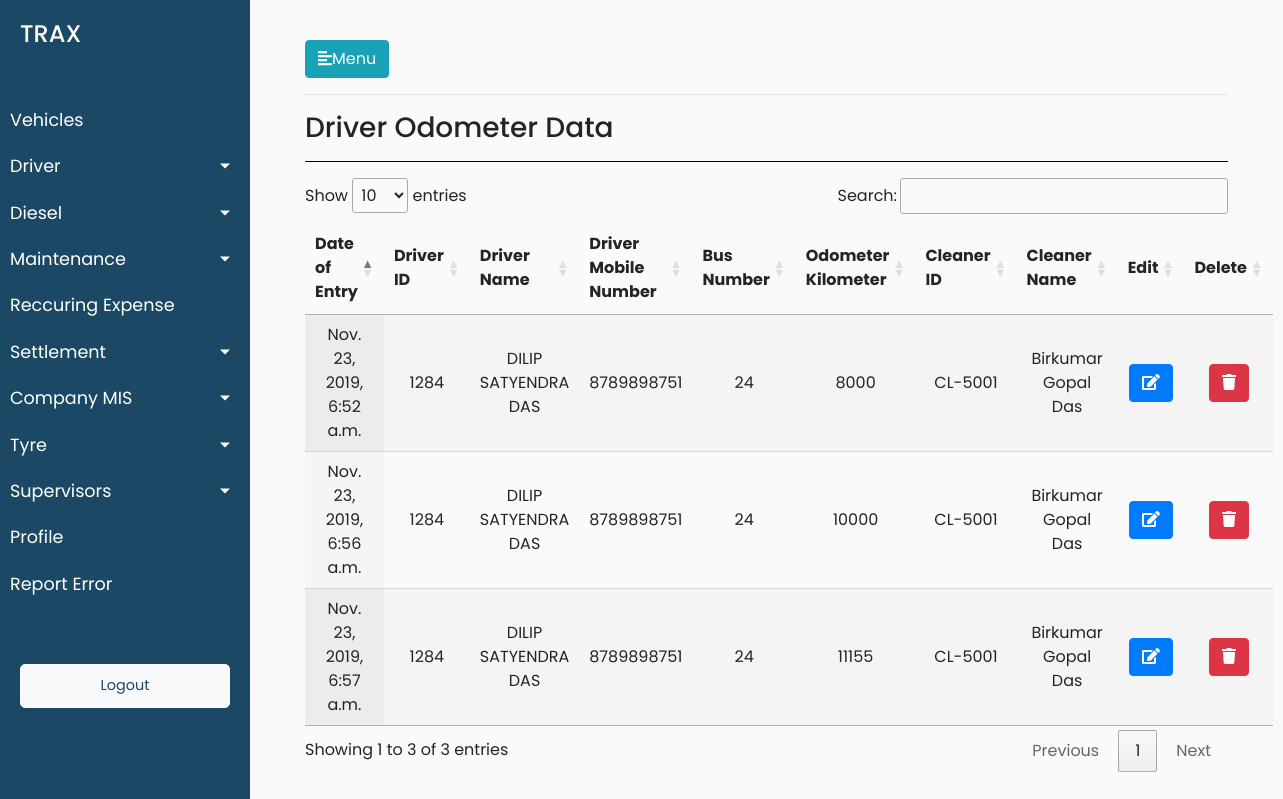
Screenshot of /driver/driver_odometer with the database file from the repository.
### trax_vehicle_manager_data/models.py (models this page shows, shortened)
class Drivers_Odometer_Data(models.Model):
        drivers_odometer_data_date_of_entry = models.DateTimeField(default=timezone.now)
        drivers_odometer_data_driver_id = models.ForeignKey(Drivers, on_delete = models.CASCADE)
        drivers_odometer_data_mobile_number = models.CharField(max_length=12,blank=True)
        drivers_odometer_data_vehicle_number = models.ForeignKey(Vehicles, on_delete = models.CASCADE,blank=True, null=True)
        drivers_odometer_data_odometer_kilometer = models.CharField(max_length=12,blank=True)
        drivers_odometer_data_cleaner_id = models.ForeignKey(Cleaners, on_delete = models.CASCADE,blank=True, null=True)
        class Meta:
                verbose_name_plural = "Drivers Odometer List"
                verbose_name = "Driver's Odometer"

class Drivers(models.Model):
        driver_reference_no = models.IntegerField()
        driver_driver_name = models.CharField(max_length=264,default="")
        driver_vehicle_short_number = models.CharField(max_length=12,blank=True)
        driver_vehicle_number = models.CharField(max_length=12,blank=True)
        driver_vehicle_type = models.CharField(max_length=264,blank=True)
        vehicle_type_of_module = models.CharField(max_length=264,blank=True)
        driver_joining_date = models.DateTimeField(default=timezone.now)
        driver_license_number = models.CharField(max_length=264,blank=True)
        driver_aadhar_number = models.CharField(max_length=264,blank=True,default="")
        driver_contact_number = models.CharField(max_length=264,blank=True,default="")
        driver_pan_number = models.CharField(max_length=264,blank=True,default="")
        driver_address_proof = models.CharField(max_length=264,blank=True,default="")
        driver_photoid_proof = models.CharField(max_length=264,blank=True,default="")
        driver_driver_bank_name = models.CharField(max_length=264,default="")
        driver_bank_name = models.CharField(max_length=264,blank=True,default="")
        driver_bank_account_number = models.CharField(max_length=264,blank=True)
        driver_ban_ifsc_code = models.CharField(max_length=264,blank=True,default="")
        driver_bank_branch = models.CharField(max_length=264,blank=True,default="")
        driver_alternate_contact_number=models.CharField(max_length=264,blank=True,default="")
        driver_license_residence_address=models.CharField(max_length=264,blank=True,default="")
        driver_aadhar_card_residence_address=models.CharField(max_length=264,blank=True,default="")
        driver_years_of_experience = models.CharField(max_length=264,blank=True,default="")
        driver_last_employer_name = models.CharField(max_length=264,blank=True,default="")
        driver_years_with_kruze_or_aaron = models.CharField(max_length=264,blank=True,default="")
        def __str__(self):
                return str(self.driver_reference_no)

class Vehicles(models.Model):
        vehicle_ownership_choices = (('ATPL','ATPL'),('AT','AT'),('CT','CT'))
        vehicle_ownership_name = models.CharField(choices=vehicle_ownership_choices,max_length=900,default="AT")
        vehicle_id = models.CharField(max_length=900,blank=True)
        vehicle_number = models.CharField(max_length=900,blank=True)
        vehicle_card_number = models.CharField(max_length=900,blank=True)
        vehicle_seating_capacity = models.CharField(max_length=900,blank=True)
        minimum_average = models.CharField(max_length=900,blank=True)
        incremental_average = models.CharField(max_length=900,blank=True)
        vehicle_current_status = models.CharField(max_length=900,blank=True)
        vehicle_buying_date = models.DateTimeField(blank=True)
        vehicle_type = models.CharField(max_length=900,blank=True)
        vehicle_ownership = models.CharField(max_length=900,blank=True)
        vehicle_ownership_details = models.CharField(max_length=900,blank=True)
        vehicle_manufacturer = models.CharField(max_length=900,blank=True)
        vehicle_registered_number = models.CharField(max_length=900,blank=True)
        driver_id = models.ForeignKey(Drivers, on_delete = models.CASCADE)
        cleaner_id = models.ForeignKey(Cleaners, on_delete = models.CASCADE)
        def __str__(self):
            return str(self.pk)
        class Meta:
                verbose_name_plural = "Vehicles Master List"
                verbose_name = "Vehicle"

class Cleaners(models.Model):
    cleaner_Id = models.CharField(max_length=900,blank=True)
    cleaner_Name = models.CharField(max_length=900,blank=True)
    cleaner_Age = models.CharField(max_length=900,blank=True)
    cleaner_License_Number = models.CharField(max_length=900,blank=True)
    cleaner_Address = models.CharField(max_length=900,blank=True)
    cleaner_Contact_Number = models.CharField(max_length=900,blank=True)
    cleaner_Salary = models.CharField(max_length=900,blank=True)
    cleaner_joining_date = models.DateTimeField(blank=True)
    cleaner_aadhar_number = models.CharField(max_length=900,blank=True)
    cleaner_pan_number = models.CharField(max_length=900,blank=True)
    cleaner_alternate_contact_number = models.CharField(max_length=900,blank=True)
    cleaner_address_proof = models.CharField(max_length=900,blank=True)
    cleaner_photo_id_proof = models.CharField(max_length=900,blank=True)
    class Meta:
        verbose_name_plural = "Cleaners Master List"
        verbose_name = "Cleaner"

### trax_vehicle_manager_data/views.py (the view)
# urls.py: path('driver/driver_odometer',views.driver_odometer,name='driver_odometer'),
def driver_odometer(request):
    driver_odometer_objects = Drivers_Odometer_Data.objects.all()
    data = {'driver_odometer_list': driver_odometer_objects}
    return render(request,'trax_vehicle_manager_data/driver_odometer.html',data)

### trax_vehicle_manager_data/templates/trax_vehicle_manager_data/driver_odometer.html (shortened to what this page needs)
{% extends 'trax_vehicle_manager_data/base.html' %}
{% load static %}
{% block stylesheets %}
<link rel="stylesheet" href="//cdn.datatables.net/1.10.19/css/jquery.dataTables.min.css">
{% endblock stylesheets %}
{% block content %}
<hr>
<h3>Driver Odometer Data</h3>
<hr style="background-color: black">
<div>
    <table id="test_table" class="display" style="width:100%;text-align: center">
        <thead>
            <tr>
                <th>Date of Entry</th>
                <th>Driver ID</th>
                <th>Driver Name</th>
                <th>Driver Mobile Number</th>
                <th>Bus Number</th>
                <th>Odometer Kilometer</th>
                <th>Cleaner ID</th>
                <th>Cleaner Name</th>
                <th>Edit</th>
                <th>Delete</th>
            </tr>
        </thead>
        <tbody>
            {% for odometer in driver_odometer_list %}
            <tr>
                <td>{{odometer.drivers_odometer_data_date_of_entry}}</td>
                <td>{{odometer.drivers_odometer_data_driver_id}}</td>
                <td>{{odometer.drivers_odometer_data_driver_id.driver_driver_name}}</td>
                <td>{{odometer.drivers_odometer_data_mobile_number}}</td>
                <td>{{odometer.drivers_odometer_data_vehicle_number}}</td>
                <td>{{odometer.drivers_odometer_data_odometer_kilometer}}</td>
                <td>{{odometer.drivers_odometer_data_cleaner_id.cleaner_Id}}</td>
                <td>{{odometer.drivers_odometer_data_cleaner_id.cleaner_Name}}</td>
                <td><button class="btn btn-primary"><i class="fa fa-edit"></i></button></td>
                <td><button class="btn btn-danger"><i class="fa fa-trash"></i></button></td>
            </tr>
            {% endfor %}
        </tbody>
    </table>
</div>
{% endblock %}

### trax_vehicle_manager_data/static/trax_vehicle_manager_data/style.css (style rules this page uses)
body { font-family: 'Poppins', sans-serif; background: #fafafa; }
#test_table { text-align: center; }

### rows the page displays
Drivers_Odometer_Data: drivers_odometer_data_date_of_entry "Nov. 23, 2019, 6:52 a.m.", drivers_odometer_data_driver_id "1284", drivers_odometer_data_driver_id.driver_driver_name "DILIP SATYENDRA DAS", drivers_odometer_data_mobile_number "8789898751", drivers_odometer_data_vehicle_number "24", drivers_odometer_data_odometer_kilometer "8000", drivers_odometer_data_cleaner_id.cleaner_Id "CL-5001", drivers_odometer_data_cleaner_id.cleaner_Name "Birkumar Gopal Das"
Drivers_Odometer_Data: drivers_odometer_data_date_of_entry "Nov. 23, 2019, 6:56 a.m.", drivers_odometer_data_driver_id "1284", drivers_odometer_data_driver_id.driver_driver_name "DILIP SATYENDRA DAS", drivers_odometer_data_mobile_number "8789898751", drivers_odometer_data_vehicle_number "24", drivers_odometer_data_odometer_kilometer "10000", drivers_odometer_data_cleaner_id.cleaner_Id "CL-5001", drivers_odometer_data_cleaner_id.cleaner_Name "Birkumar Gopal Das"
Drivers_Odometer_Data: drivers_odometer_data_date_of_entry "Nov. 23, 2019, 6:57 a.m.", drivers_odometer_data_driver_id "1284", drivers_odometer_data_driver_id.driver_driver_name "DILIP SATYENDRA DAS", drivers_odometer_data_mobile_number "8789898751", drivers_odometer_data_vehicle_number "24", drivers_odometer_data_odometer_kilometer "11155", drivers_odometer_data_cleaner_id.cleaner_Id "CL-5001", drivers_odometer_data_cleaner_id.cleaner_Name "Birkumar Gopal Das"
